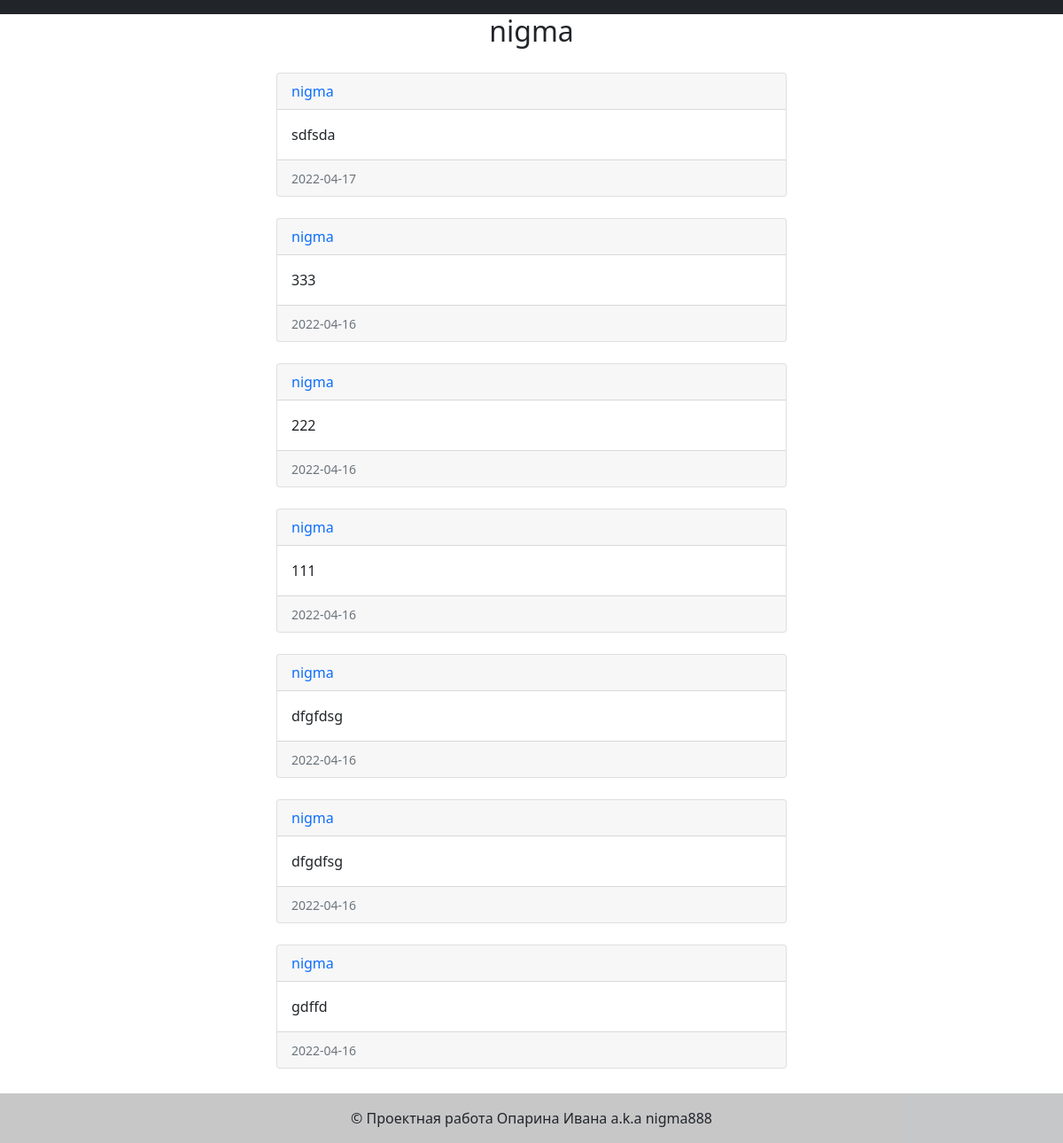
Page /user/nigma on the committed database.
### data/posts_model.py (models this page shows)
class Post(SqlAlchemyBase):
    __tablename__ = 'posts'
    id = sqlalchemy.Column(sqlalchemy.Integer, primary_key=True,
                           autoincrement=True)
    text = sqlalchemy.Column(sqlalchemy.Text)
    created = sqlalchemy.Column(sqlalchemy.DateTime, default=datetime.datetime.now)
    author = sqlalchemy.Column(sqlalchemy.String, sqlalchemy.ForeignKey('users.id'))
    user = orm.relation('User')

### main.py (the view, shortened to what this page needs)
@app.route('/user/<id>', methods=['GET', 'POST'])
def profile(id):
    search = SearchForm()
    form = PostForm()
    db_sess = db_session.create_session()
    page = request.args.get('page', 0, type=int)
    per_page = 7
    posts = db_sess.query(Post).filter(Post.author == id).order_by(Post.created.desc())
    posts = posts[page * per_page:(page + 1) * per_page]
    if page != 0:
        return render_template('posts.html', posts=posts, page=page + 1, nickname=id)
    sub = False
    if current_user.is_authenticated and db_sess.query(subscriptions).filter(
            and_(subscriptions.c.user == current_user.id,
                 subscriptions.c.subscribe_on == id)).first():
        sub = True
    if not db_sess.query(User).filter(User.id == id).first():
        id = None
    return render_template('profile.html', posts=posts, title=id, nickname=id, form=form,
                           page=page + 1, is_sub=sub, search=search)

### data/db_session.py (called while the page is built)
def create_session() -> Session:
    global __factory
    return __factory()

### templates/profile.html (shortened to what this page needs)
{% extends 'index.html' %}
{% block profile_head %}
{% if nickname %}
<h2 align="center">{{nickname}}</h2>
{% else %}
<h2 align="center">Такого пользователя не существует</h2>
{% endif %}
{% endblock %}
{% block get_url %}{{url_for(request.endpoint, id=nickname)}}?page={{page}}{% endblock %}

### templates/index.html (shortened to what this page needs)
{% extends 'base.html' %}
{% block content %}
{% block profile_head %}<h2 align="center">Новости:</h2>{% endblock %}
<div class="container-fluid" style="padding-bottom: 60px; padding-top: 20px;">
    <div class="row justify-content-end">
        <div class="col-6">
            {% for post in posts %}
            {% if loop.last %}
            <div class="card mb-4"
                 hx-get="{% block get_url %}{{url_for(request.endpoint)}}?page={{page}}{% endblock %}"
                 hx-trigger="revealed" hx-swap="afterend">
                {% else %}
                <div class="card mb-4">
                    {% endif %}
                    <div class="card-header"><a href="{{url_for('profile', id=post.author)}}" class="text-decoration-none">{{post.author}}</a>
                    </div>
                    <div class="card-body">
                        <p class="card-text">{{post.text}}</p>
                    </div>
                    <div class="card-footer">
                        <small class="text-muted">{{post.created.strftime('%Y-%m-%d')}}</small>
                    </div>
                </div>
                {% endfor %}
            </div>
            <div class="col-3">
        </div>
    </div>
    {% endblock %}

### rows in the picture
Post: author "nigma", text "sdfsda", created "2022-04-17"
Post: author "nigma", text "333", created "2022-04-16"
Post: author "nigma", text "222", created "2022-04-16"
Post: author "nigma", text "111", created "2022-04-16"
Post: author "nigma", text "dfgfdsg", created "2022-04-16"
Post: author "nigma", text "dfgdfsg", created "2022-04-16"
Post: author "nigma", text "gdffd", created "2022-04-16"

### other values in the picture
{{ nickname }} "nigma"
